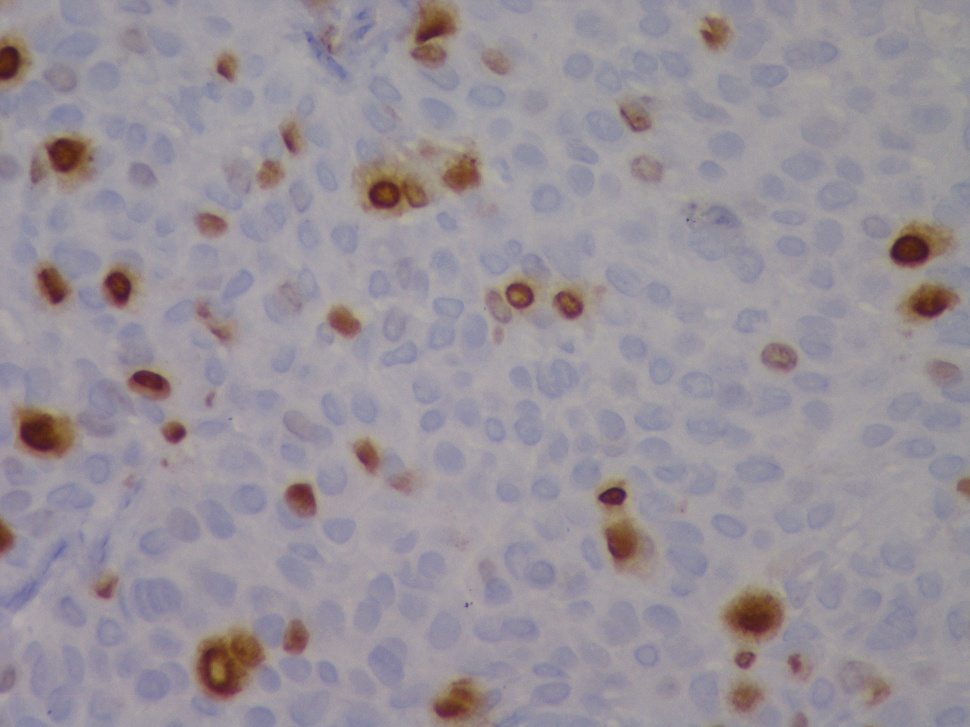
#> input picture Assignment7/1.jpg, 970 x 727 px, shrunk from 2560 x 1920 before the run
$ jupyter execute CV_Addignment7_FINAL.ipynb
#> lines starting #> are read from the running program, lines starting #| are printed output that depends on the picture; after the words box and inside, x2 and y2 are one past the last pixel; in counts of white or black regions, pixels touching at a corner belong together; long printed decimals are rounded
[cell 1]
import cv2
from matplotlib import pyplot as plt
from skimage.segmentation import clear_border
import numpy as np
import sys

np.set_printoptions(threshold=sys.maxsize)

[cell 2]
img = cv2.imread("1.jpg")
#> img is the input picture: shape (727, 970, 3); mean B, G, R 153.9, 145.9, 152.8

gray = cv2.cvtColor(img, cv2.COLOR_RGB2GRAY)

# gray_correct = np.array(255 * (gray / 255) ** 1.2 , dtype='uint8')

ret, thres = cv2.threshold(gray, 120, 255, cv2.THRESH_BINARY_INV)
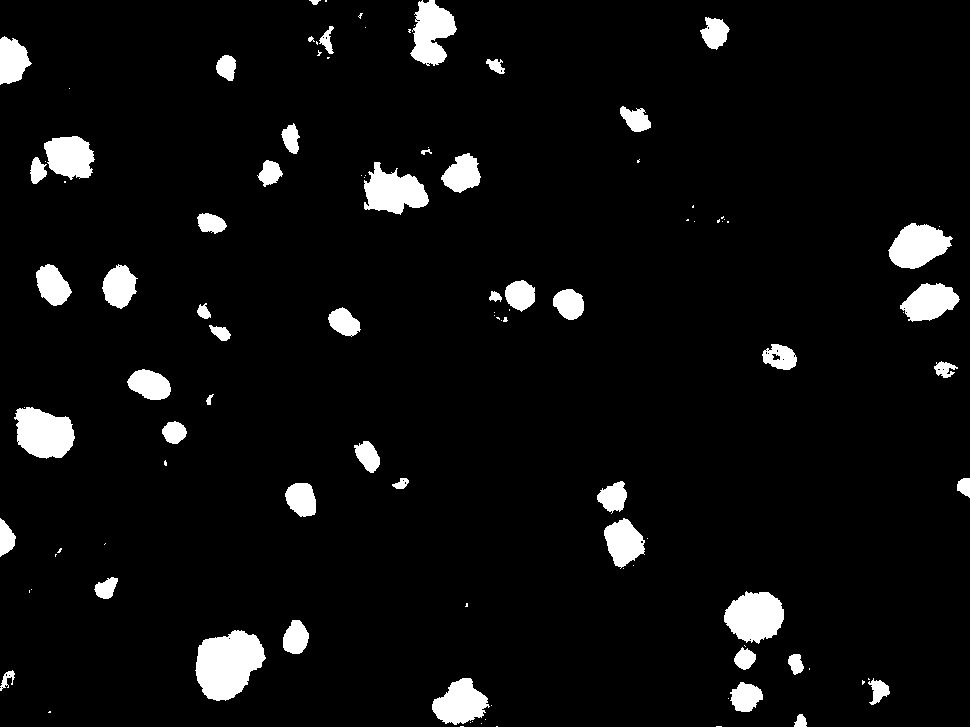
#> thres: shape (727, 970); 5.5% white; 108 white regions (57 under 20 px), largest, box (x1, y1, x2, y2) and area: (195, 630, 266, 701) 3512, (14, 407, 75, 459) 2330, (724, 591, 784, 644) 2295

thres1 = cv2.adaptiveThreshold(gray, 255, cv2.ADAPTIVE_THRESH_GAUSSIAN_C, cv2.THRESH_BINARY, 255, 10)
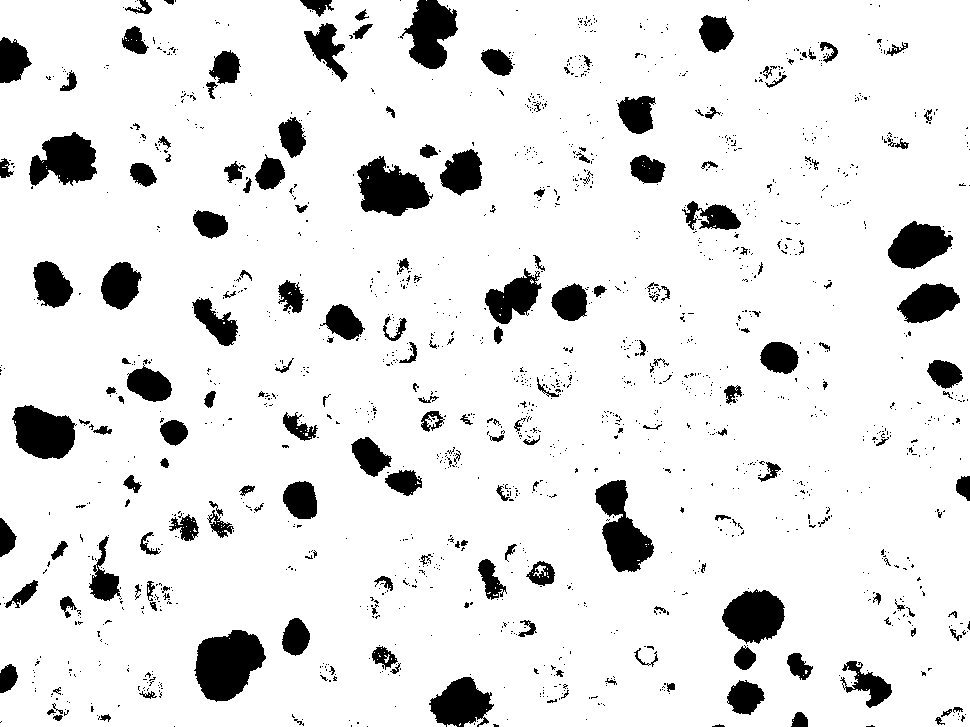
#> thres1: shape (727, 970); 90% white; 1619 black regions (1424 under 20 px), largest, box (x1, y1, x2, y2) and area: (194, 630, 266, 702) 3564, (357, 156, 433, 216) 2773, (595, 480, 654, 572) 2768
thres1 = cv2.bitwise_not(thres1)

plt.subplot(1, 3, 1)
plt.imshow(gray, cmap="gray")
plt.subplot(1, 3, 2)
plt.imshow(thres, cmap="gray")
plt.subplot(1, 3, 3)
plt.imshow(thres1, cmap="gray")

[cell 3]
kernel = np.ones((3,3), np.uint8)
kernel1 = np.ones((7,7), np.uint8)
# if we increase iterations smaller nuclei will go off sometimes
opening = cv2.morphologyEx(thres, cv2.MORPH_OPEN, kernel, iterations=2)
#> opening: shape (727, 970); 5.2% white; 48 white regions, largest, box (x1, y1, x2, y2) and area: (196, 631, 265, 700) 3481, (16, 408, 74, 458) 2298, (724, 592, 784, 642) 2258
# opening = clear_border(opening)

# opening1 = cv2.morphologyEx(thres1, cv2.MORPH_OPEN, kernel1, iterations=1)
img_dilation = cv2.dilate(thres1, kernel1, iterations=2)
#> img_dilation: shape (727, 970); 38% white; 196 white regions, largest, box (x1, y1, x2, y2) and area: (467, 249, 700, 350) 9305, (347, 136, 488, 222) 8176, (706, 582, 791, 727) 7056
img_erode = cv2.erode(img_dilation,kernel1, iterations=2)
#> img_erode: shape (727, 970); 14% white; 361 white regions (194 under 20 px), largest, box (x1, y1, x2, y2) and area: (722, 588, 785, 715) 4015, (194, 630, 266, 702) 3585, (353, 156, 433, 216) 2983
# clean all noise after dilatation and erosion
img_erode = cv2.medianBlur(img_erode, 7)
#> img_erode: shape (727, 970); 13.3% white; 169 white regions (13 under 20 px), largest, box (x1, y1, x2, y2) and area: (722, 589, 785, 714) 4004, (195, 630, 265, 701) 3566, (356, 157, 433, 216) 2966

kernel11 = np.ones((3,3), np.uint8)
opening1 = cv2.morphologyEx(img_erode, cv2.MORPH_OPEN, kernel11, iterations=4)
#> opening1: shape (727, 970); 11.8% white; 115 white regions, largest, box (x1, y1, x2, y2) and area: (196, 631, 264, 701) 3544, (723, 590, 785, 671) 3011, (358, 159, 430, 215) 2923

# plt.subplot(1, 2, 1)
# plt.imshow(opening, cmap="gray")
# plt.subplot(1, 2, 2)
plt.imshow(opening1, cmap="gray")

[cell 4]
sure_bg = cv2.dilate(opening, kernel, iterations=10)
#> sure_bg: shape (727, 970); 15.2% white; 35 white regions, largest, box (x1, y1, x2, y2) and area: (714, 582, 813, 722) 9377, (186, 610, 319, 710) 8869, (879, 213, 969, 331) 8159

sure_bg1 = cv2.dilate(opening1, kernel11, iterations=2)
#> sure_bg1: shape (727, 970); 15.7% white; 112 white regions, largest, box (x1, y1, x2, y2) and area: (194, 629, 266, 703) 4112, (721, 588, 787, 673) 3611, (594, 479, 655, 574) 3524

# plt.subplot(1, 2, 1)
# plt.imshow(sure_bg, cmap="gray")
# plt.subplot(1, 2, 2)
plt.imshow(sure_bg1, cmap="gray")

[cell 5]
dist_trans = cv2.distanceTransform(opening, cv2.DIST_L2, 5)

dist_trans1 = cv2.distanceTransform(opening1, cv2.DIST_L2, 5)

# plt.subplot(1, 2, 1)
# plt.imshow(dist_trans, cmap="gray")
# plt.subplot(1, 2, 2)
plt.imshow(dist_trans1, cmap="gray")

[cell 6]
ret, sure_fg = cv2.threshold(dist_trans, 0.1*dist_trans.max(), 255, 0)
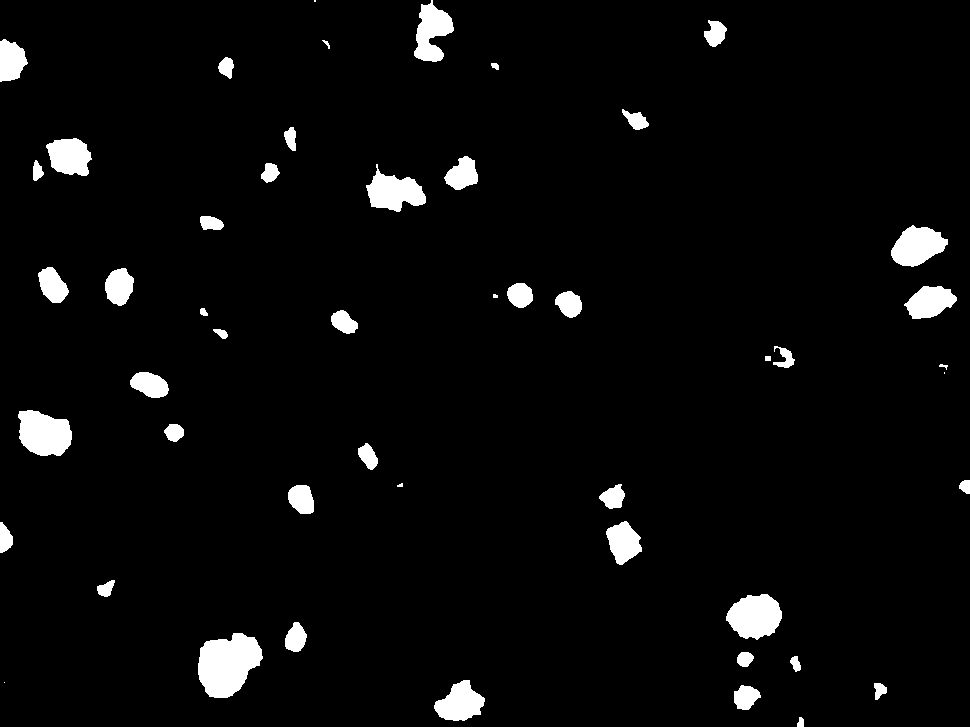
#> sure_fg: shape (727, 970) float32; 3.9% white; 50 white regions (5 under 20 px), largest, box (x1, y1, x2, y2) and area: (198, 633, 263, 698) 2993, (18, 410, 72, 456) 1913, (726, 594, 782, 640) 1870
#> ret = 2.8

ret1, sure_fg1 = cv2.threshold(dist_trans1, 0.01*dist_trans1.max(), 255, 0)
#> ret1 = 0.28

# plt.subplot(1, 2, 1)
# plt.imshow(sure_fg, cmap="gray")
# plt.subplot(1, 2, 2)
plt.imshow(sure_fg1, cmap="gray")

[cell 7]
sure_fg = np.uint8(sure_fg)

sure_fg1 = np.uint8(sure_fg1)

# plt.subplot(1, 2, 1)
# plt.imshow(sure_fg, cmap="gray")
# plt.subplot(1, 2, 2)
plt.imshow(sure_fg1, cmap="gray")

[cell 8]
ret2, labels = cv2.connectedComponents(sure_fg)
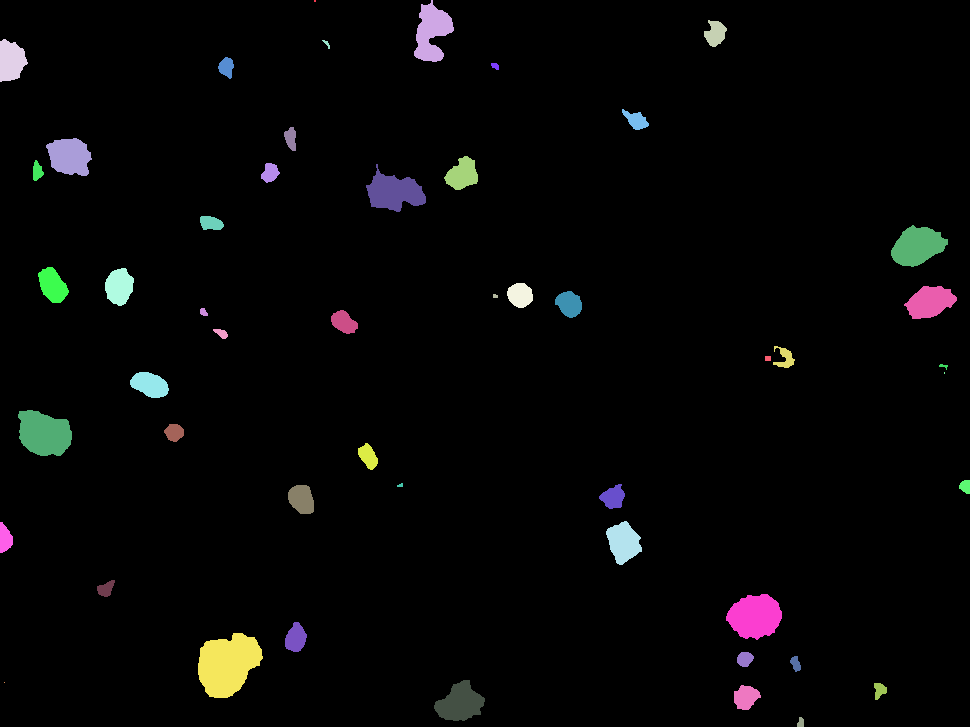
#> labels: shape (727, 970) int32; 51 distinct labels, from 0 to 50; one colour per label, 0 black
#> ret2 = 51

ret3, labels1 = cv2.connectedComponents(sure_fg1)
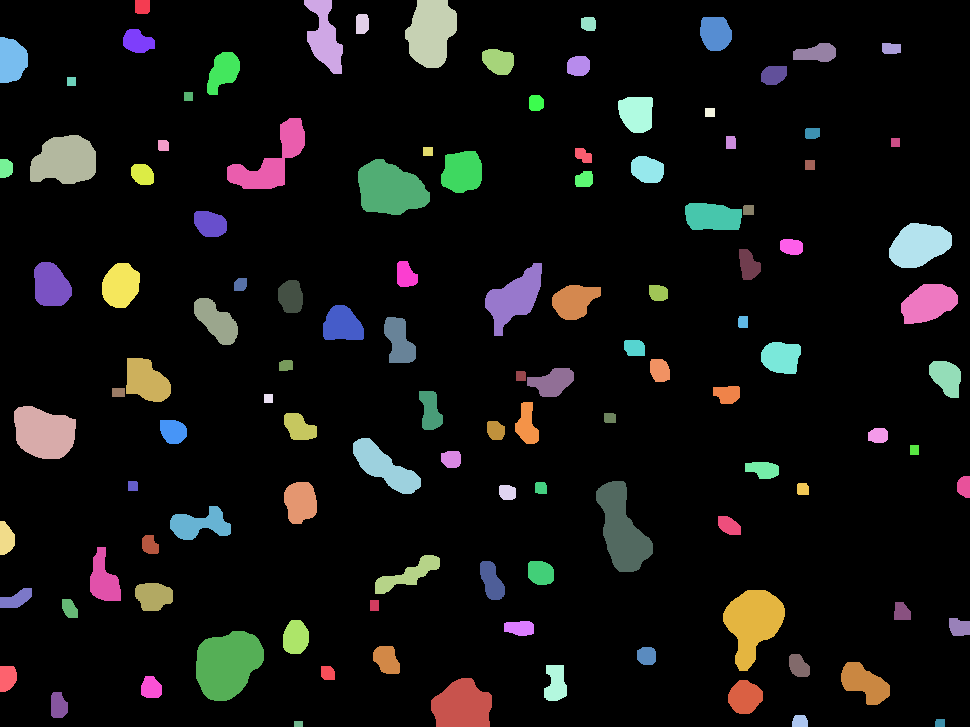
#> labels1: shape (727, 970) int32; 116 distinct labels, from 0 to 115; one colour per label, 0 black
#> ret3 = 116

print(ret2-1, ret3-1)
#| 50 115
# plt.subplot(1, 2, 1)
# plt.imshow(labels, cmap="gray")
# plt.subplot(1, 2, 2)
plt.imshow(labels1, cmap="gray")

[cell 9]
images = ['1.jpg', '2.jpg', '3.jpg', '4.jpg']

i=0
for image in images:
    img = cv2.imread(image)

    gray = cv2.cvtColor(img, cv2.COLOR_RGB2GRAY)

    if(image=='1.jpg'):
        thresh = 120
        thresh1 = 10
        temp1 = 0.1
        temp2 = 0.01
        kernel = np.ones((3,3), np.uint8)
        kernel1 = np.ones((7,7), np.uint8)
        itr=2
    if(image=='2.jpg'):
        thresh = 120
        thresh1 = 10
        temp1 = 0.15
        temp2 = 0.01
        kernel = np.ones((3,3), np.uint8)
        kernel1 = np.ones((10,10), np.uint8)
        itr=1
    if(image =='3.jpg'):
        thresh=120
        thresh1 = 15
        temp1 = 0.2
        temp2 = 0.01
        kernel = np.ones((3,3), np.uint8)
        kernel1 = np.ones((3,3), np.uint8)
        itr=1
    if(image=='4.jpg'):
        thresh=125
        thresh1 = 8
        temp1 = 0.1
        temp2 = 0.01
        kernel = np.ones((3,3), np.uint8)
        kernel1 = np.ones((7,7), np.uint8)
        itr=2
    ret, thres = cv2.threshold(gray, thresh, 255, cv2.THRESH_BINARY_INV)
#> ret = 120

    thres1 = cv2.adaptiveThreshold(gray, 255, cv2.ADAPTIVE_THRESH_GAUSSIAN_C, cv2.THRESH_BINARY, 255, thresh1)
    thres1 = cv2.bitwise_not(thres1)

#     kernel = np.ones((3,3), np.uint8)
#     kernel1 = np.ones((10,10), np.uint8)
    # if we increase iterations smaller nuclei will go off sometimes
    opening = cv2.morphologyEx(thres, cv2.MORPH_OPEN, kernel, iterations=2)
    # opening = clear_border(opening)

    # opening1 = cv2.morphologyEx(thres1, cv2.MORPH_OPEN, kernel1, iterations=1)
    #Closing
    img_dilation = cv2.dilate(thres1, kernel1, iterations=itr)
    img_erode = cv2.erode(img_dilation,kernel1, iterations=itr)
    # clean all noise after dilatation and erosion
    img_erode = cv2.medianBlur(img_erode, 7)

    kernel11 = np.ones((3,3), np.uint8)
    opening1 = cv2.morphologyEx(img_erode, cv2.MORPH_OPEN, kernel11, iterations=4)

    #Sure Backgroung
    #dialating to make sure background gets perfect and donot mix with the items actually
    sure_bg = cv2.dilate(opening, kernel, iterations=10)
    sure_bg1 = cv2.dilate(opening1, kernel11, iterations=2)

    #distance transform
    dist_trans = cv2.distanceTransform(opening, cv2.DIST_L2, 5)
    dist_trans1 = cv2.distanceTransform(opening1, cv2.DIST_L2, 5)

    #thresholding after dist trans
    ret, sure_fg = cv2.threshold(dist_trans, temp1*dist_trans.max(), 255, 0)
#> ret = 2.8
    ret1, sure_fg1 = cv2.threshold(dist_trans1, temp2*dist_trans1.max(), 255, 0)

    #converting to unit8
    sure_fg = np.uint8(sure_fg)
    sure_fg1 = np.uint8(sure_fg1)

    #finding connected components
    ret2, labels = cv2.connectedComponents(sure_fg)
    ret3, labels1 = cv2.connectedComponents(sure_fg1)

    print((ret2-1),(ret3-1), (ret2-1)/(ret3-1))
#| 50 115 0.4348
#> pass 2 of the loop `for image in images:`:
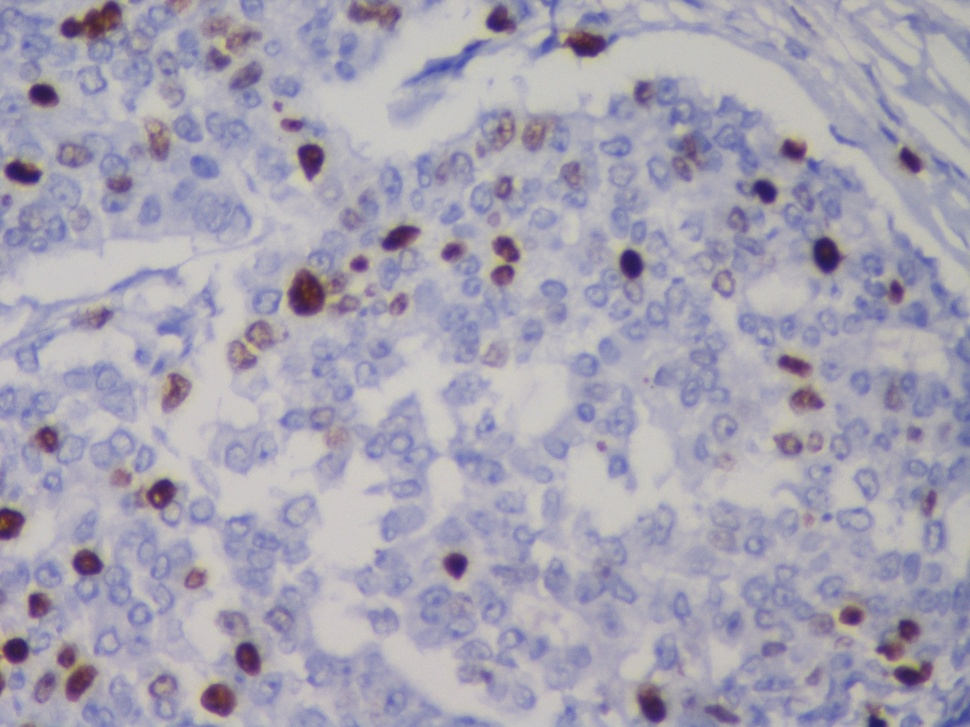
#> input picture Assignment7/2.jpg, 970 x 727 px, shrunk from 2560 x 1920 before the run
#> img is the input picture: shape (727, 970, 3); mean B, G, R 179.1, 163.5, 166.9
#> `ret, thres = cv2.threshold(gray, thresh, 255, cv2.THRESH_BINARY_INV)`:
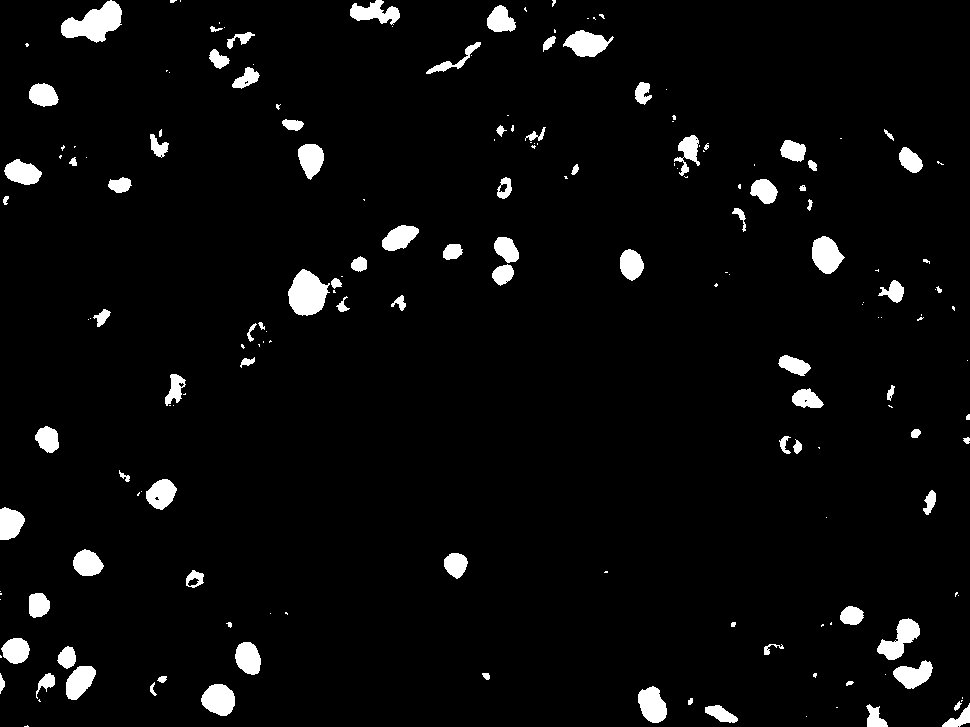
#> thres: shape (727, 970); 4.1% white; 184 white regions (91 under 20 px), largest, box (x1, y1, x2, y2) and area: (61, 0, 122, 43) 1472, (288, 269, 330, 316) 1336, (877, 618, 920, 660) 861
#> `ret, thres = cv2.threshold(gray, thresh, 255, cv2.THRESH_BINARY_INV)`: ret = 120
#> `ret, sure_fg = cv2.threshold(dist_trans, temp1*dist_trans.max(), 255, 0)`: ret = 2.79
#> `ret1, sure_fg1 = cv2.threshold(dist_trans1, temp2*dist_trans1.max(), 2..`: ret1 = 0.25
#> `ret2, labels = cv2.connectedComponents(sure_fg)`: ret2 = 81
#> `ret3, labels1 = cv2.connectedComponents(sure_fg1)`:
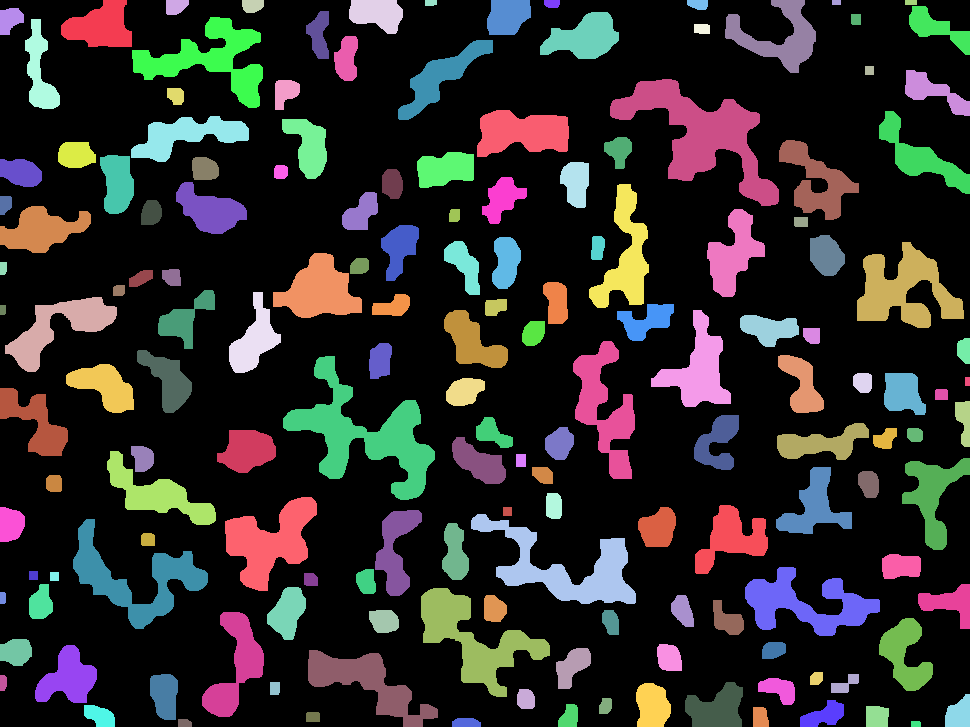
#> labels1: shape (727, 970) int32; 161 distinct labels, from 0 to 160; one colour per label, 0 black
#> `ret3, labels1 = cv2.connectedComponents(sure_fg1)`: ret3 = 161
#| 80 160 0.5

#     i=i+1
#     plt.subplot(2, 2, i)
#     plt.imshow(opening1, cmap="gray")

# FINAL CODE

[cell 10]
images = ['1.jpg', '2.jpg', '3.jpg', '4.jpg']
#> images = ['1.jpg', '2.jpg', '3.jpg', '4.jpg']

i=0
perc = []
for image in images:
    img = cv2.imread(image)

    gray = cv2.cvtColor(img, cv2.COLOR_RGB2GRAY)

    ret, thres = cv2.threshold(gray, 120, 255, cv2.THRESH_BINARY_INV)

    thres1 = cv2.adaptiveThreshold(gray, 255, cv2.ADAPTIVE_THRESH_GAUSSIAN_C, cv2.THRESH_BINARY, 255, 8)
    thres1 = cv2.bitwise_not(thres1)

    kernel = np.ones((3,3), np.uint8)
    kernel1 = np.ones((10,10), np.uint8)
    # if we increase iterations smaller nuclei will go off sometimes
    opening = cv2.morphologyEx(thres, cv2.MORPH_OPEN, kernel, iterations=2)
    # opening = clear_border(opening)

    # opening1 = cv2.morphologyEx(thres1, cv2.MORPH_OPEN, kernel1, iterations=1)
    #Closing
    img_dilation = cv2.dilate(thres1, kernel1, iterations=1)
    img_erode = cv2.erode(img_dilation,kernel1, iterations=1)
    # clean all noise after dilatation and erosion
    img_erode = cv2.medianBlur(img_erode, 7)

    kernel11 = np.ones((3,3), np.uint8)
    opening1 = cv2.morphologyEx(img_erode, cv2.MORPH_OPEN, kernel11, iterations=4)

    #Sure Backgroung
    #dialating to make sure background gets perfect and donot mix with the items actually
    sure_bg = cv2.dilate(opening, kernel, iterations=10)
    sure_bg1 = cv2.dilate(opening1, kernel11, iterations=2)

    #distance transform
    dist_trans = cv2.distanceTransform(opening, cv2.DIST_L2, 5)
    dist_trans1 = cv2.distanceTransform(opening1, cv2.DIST_L2, 5)

    #thresholding after dist trans
    ret, sure_fg = cv2.threshold(dist_trans, 0.15*dist_trans.max(), 255, 0)
#> ret = 4.2
    ret1, sure_fg1 = cv2.threshold(dist_trans1, 0.01*dist_trans1.max(), 255, 0)
#> ret1 = 0.282

    #converting to unit8
    sure_fg = np.uint8(sure_fg)
    sure_fg1 = np.uint8(sure_fg1)

    #finding connected components
    ret2, labels = cv2.connectedComponents(sure_fg)
#> ret2 = 44
    ret3, labels1 = cv2.connectedComponents(sure_fg1)
#> ret3 = 150

    perc.append((ret2-1)/(ret3-1) * 100)
    print((ret2-1),(ret3-1), (ret2-1)/(ret3-1) * 100)
#| 43 149 28.859

    if(((ret2-1)/(ret3-1))*100<15):
        print("Low grade")
    else:
        print("High grade")
#> pass 2 of the loop `for image in images:`:
#> `ret, sure_fg = cv2.threshold(dist_trans, 0.15*dist_trans.max(), 255, 0)`: ret = 2.79
#> `ret1, sure_fg1 = cv2.threshold(dist_trans1, 0.01*dist_trans1.max(), 25..`: ret1 = 0.26
#> `ret2, labels = cv2.connectedComponents(sure_fg)`: ret2 = 81
#> `ret3, labels1 = cv2.connectedComponents(sure_fg1)`: ret3 = 147
#| 80 146 54.795

# print(perc)
manual = [10.1, 19.1, 33.9, 15.9]
#> manual = [10.1, 19.1, 33.9, 15.9]
acc = []

for i in range(0, 4):
    error = ((abs(manual[i]-perc[i]) / manual[i]) *100)
    acc.append(100-error)

print("Accuracy")
print(acc)
#     i=i+1
#     plt.subplot(2, 2, i)
#     plt.imshow(opening1, cmap="gray")
